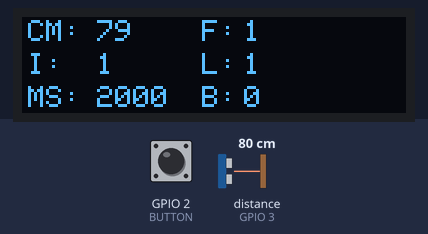
Simulated run of this sketch. Board: ESP32. Shown: 128×32 one-colour display. Wiring (inferred from the names in the program): ultrasonic range finder: trigger GPIO 4; echo GPIO 3. The inputs (shaded band) are chosen by the test bench; at power-on: GPIO 2 (BUTTON) LOW, distance to the obstacle (sensor on GPIO 3) 80 cm. The echo pulse lasts 58.3 µs per cm; the display library's start-up logo is not drawn; what the sketch prints to the serial monitor is not drawn.

Above: at 3.2 s.
3.3 s: GPIO 2 (BUTTON) pulled HIGH for 0.15 s
At 5.4 s:
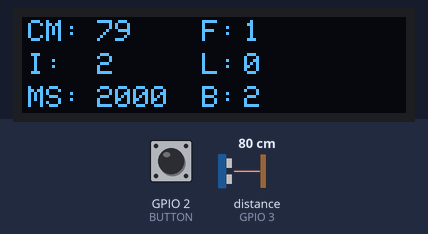
9.4 s: distance to the obstacle (sensor on GPIO 3) set to 2 cm
At 11.1 s:
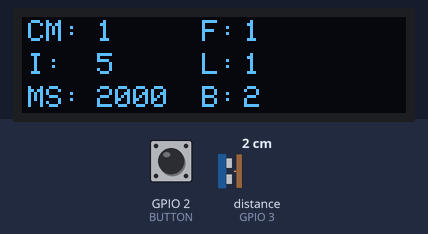
13.5 s: GPIO 2 (BUTTON) pulled HIGH for 1 s
At 15.6 s:
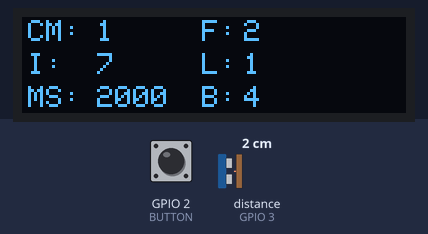
16.0 s: distance to the obstacle (sensor on GPIO 3) set to 4 cm
At 17.1 s:
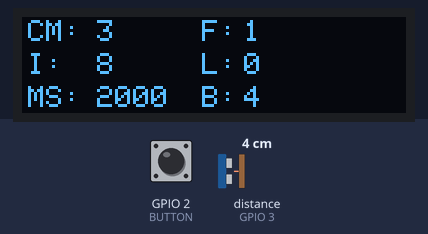
21.5 s: distance to the obstacle (sensor on GPIO 3) set to 9 cm
At 23.3 s:
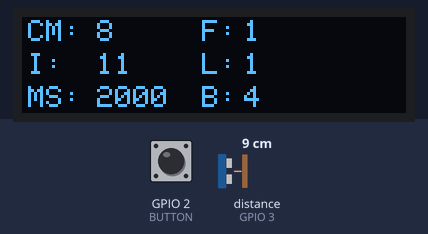
Timing chart, 0 to 24.8 s (numbered marks = the images above; inputs shaded):
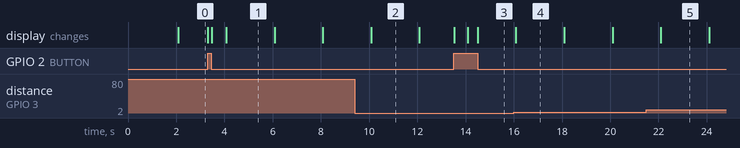

The sketch:

Debugging.ino
```cpp
#define ECHO 3
#define TRIG 4

#include <SPI.h>
#include <Wire.h>
#include <Adafruit_GFX.h>
#include <Adafruit_SSD1306.h>

#define SCREEN_WIDTH 128 // OLED display width, in pixels
#define SCREEN_HEIGHT 32 // OLED display height, in pixels
#define OLED_RESET     4 // Reset pin # (or -1 if sharing Arduino reset pin)
#define SCREEN_ADDRESS 0x3C ///< See datasheet for Address; 0x3D for 128x64, 0x3C for 128x32

#include "Ticker.h";

Adafruit_SSD1306 display(SCREEN_WIDTH, SCREEN_HEIGHT, &Wire, OLED_RESET);

void timeInterrupt();


volatile long duration;
volatile int distance;

volatile int flag = 0;

const int TIME_INTERRUPT_FLAG = 1;
const int BUTTON_INTERRUPT_FLAG = 2;
const int TIME_SET_FLAG = 4;

int INTERRUPT_TIME_MS = 2000;
int delayValue = 8;
volatile int interrupt_amount;
volatile bool ledFlag = 0;

const int MESSAGE_LENGTH = 6;

const char START_CHAR = '<';
const char END_CHAR = '>';

const int BUTTON = 2;
volatile int buttonPress = 0;

Ticker timer(timeInterrupt, INTERRUPT_TIME_MS, 0);

extern "C" {
  // function prototypes
  void start();
  void on();
  void off();
}
// This code was developed to use with the debuggin in the new version of ARDUINO IDE.

void setup() {
  start();
  Serial.begin(9600);
  flag = 0;
  pinMode(TRIG, OUTPUT);
  pinMode(ECHO, INPUT);
  pinMode(BUTTON, INPUT);
  timer.start();
  if(!display.begin(SSD1306_SWITCHCAPVCC, SCREEN_ADDRESS)) {
    Serial.println(F("SSD1306 allocation failed"));
    for(;;); // Don't proceed, loop forever
  }

  display.display();
  delay(2000);
  display.clearDisplay();
  display.display();
  interrupt_amount = 0;
  attachInterrupt(digitalPinToInterrupt(BUTTON),button_ISR, CHANGE);
}

void loop() {
  delay(delayValue); //maybe count millis and if about delayValue call setTimeViaSerialPort();
  //Timer seems to be affected by the delay
  timer.update();
  if(flag != 0){
    Serial.print("flag value: ");
    Serial.println(flag);
    /*Serial.print("Time flag is set: ");
    Serial.println((flag & TIME_INTERRUPT_FLAG) == TIME_INTERRUPT_FLAG);
    Serial.print("Button flag is set: ");
    Serial.println(BUTTON_INTERRUPT_FLAG == (flag & BUTTON_INTERRUPT_FLAG) );*/
    if((flag & TIME_INTERRUPT_FLAG) == TIME_INTERRUPT_FLAG){
      //moved writeData out from here, since it also sets the button press display value.
    }
    if(BUTTON_INTERRUPT_FLAG == (flag & BUTTON_INTERRUPT_FLAG)){
      writeButtonData();
    }
    writeData();
    flag = 0;
  }
  setTimeViaSerialPort();
}

void writeData(){
  displayDistance(distance);
  Serial.println(distance);

}

void writeButtonData(){
  Serial.print("Button pressed: ");
  Serial.println(buttonPress);
}

void setTimeViaSerialPort(){
  if(Serial.available() > MESSAGE_LENGTH -1){
    bool hasStarted = false;
    bool hasEnded = false;
    bool hasError = false;
    int pos = 0;
    int dataSize = Serial.available();
    char bufferArray[MESSAGE_LENGTH-2];
    Serial.print("Data Size: ");
    Serial.println(dataSize);
    for(int i = 0; i < MESSAGE_LENGTH; i++){
      char value = Serial.read();
      Serial.print(value);
      if(0 == i){
        if(START_CHAR == value){
          hasStarted = true;
        }
        else{
          hasError = true;
          break;
        }
      }
      else if(END_CHAR == value){
          hasEnded = true;
      }
      else if(isDigit(value) && hasStarted && !hasEnded && !hasError){
        bufferArray[pos] = value;
        pos++;
      }
      else{
        hasError = true;
      }
    }
    Serial.println("");
    if(!hasError && hasStarted & hasEnded){
      Serial.print("New Timer: ");
      Serial.println(bufferArray);
      INTERRUPT_TIME_MS = atoi(bufferArray);
      if(INTERRUPT_TIME_MS < delayValue){
        INTERRUPT_TIME_MS = delayValue;
      }
      timer.interval(INTERRUPT_TIME_MS - delayValue);
      flag = flag | TIME_SET_FLAG;
    }
    else{
      Serial.print("Error: ");
      Serial.println(bufferArray);
    }
    do{
      (void)Serial.read();
    }while(Serial.available());
  }
}

void timeInterrupt(){
  getDistance();
  flag = flag | TIME_INTERRUPT_FLAG;
  interrupt_amount++;
  if(ledFlag){
    on();
  }else{
    off();
  }
  ledFlag = !ledFlag;
}

void button_ISR(){
  buttonPress++;
  flag = flag | BUTTON_INTERRUPT_FLAG;
}

int getDistance(){
  digitalWrite(TRIG,0);
  delayMicroseconds(2);
  digitalWrite(TRIG,1);
  delayMicroseconds(10);
  digitalWrite(TRIG,0);
  duration = pulseIn(ECHO, 1);
  distance = duration * 0.034 / 2;
  return distance;
}

void displayDistance(int distance){
  display.clearDisplay();
  display.setTextSize(1);
  display.setTextColor(SSD1306_WHITE);
  display.setCursor(2,1);
  display.println("CM:");
  display.setCursor(25, 1);
  display.println(distance);
  display.setCursor(2,12);
  display.println("I:");
  display.setCursor(25, 12);
  display.println(interrupt_amount);
  display.setCursor(2,23);
  display.println("MS:");
  display.setCursor(25, 23);
  display.println(INTERRUPT_TIME_MS);
  display.setCursor(60,1);
  display.println("F:");
  display.setCursor(74, 1);
  display.println(flag);
  display.setCursor(60,12);
  display.println("L:");
  display.setCursor(74, 12);
  display.println(ledFlag);
  display.setCursor(60,23);
  display.println("B:");
  display.setCursor(74, 23);
  display.println(buttonPress);
  display.display();
}
```

Measured:
- after the input at 13.5 s, the display: first changes at once (image 3 shows a later state)
- what the display in image 1 shows lasts 2.0 s, from 4.1 s to 6.1 s
